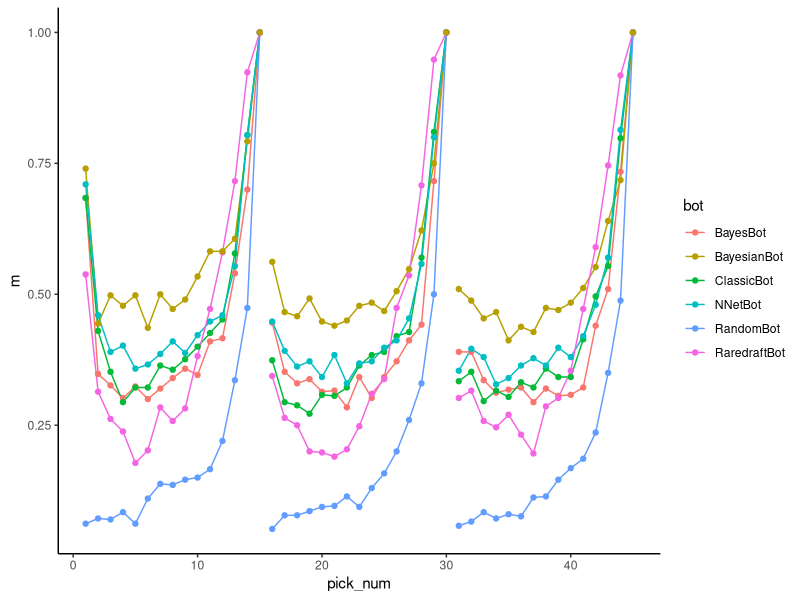

Recreate this plot in R.
library(ggplot2)
library(ggthemes)
library(dplyr)
library(tidyr)

# Sets working directory
#setwd("~/Projects/draftsim/MTG/bots/output_files/") # Henry's computer
setwd("~/Projects/MTG/MTG-git/bots/output_files/") # Arseny's computer

dsum1 <- read.csv(file="Henrys_bots_summary.csv")
dsum1 <- dsum1 %>% select(-X)

data2 <- read.csv(file="Arsenys_bots_summary.csv") # a list of points it got right
dsum2 <- data2 %>% group_by(y) %>% summarise(m=n()) %>% mutate(m=m/max(m)) %>% rename(pick_num=y)
dsum2$bot <- "BayesianBot"
dsum2 <- dsum2 %>% mutate(pick_num=pick_num+1) %>% mutate(pack=floor((pick_num-1)/15))

dsum <- rbind(dsum1,dsum2)

ggplot(dsum, aes(pick_num,m,color=bot,group=interaction(pack,bot))) + 
  geom_line()+geom_point()+
  theme_classic()
